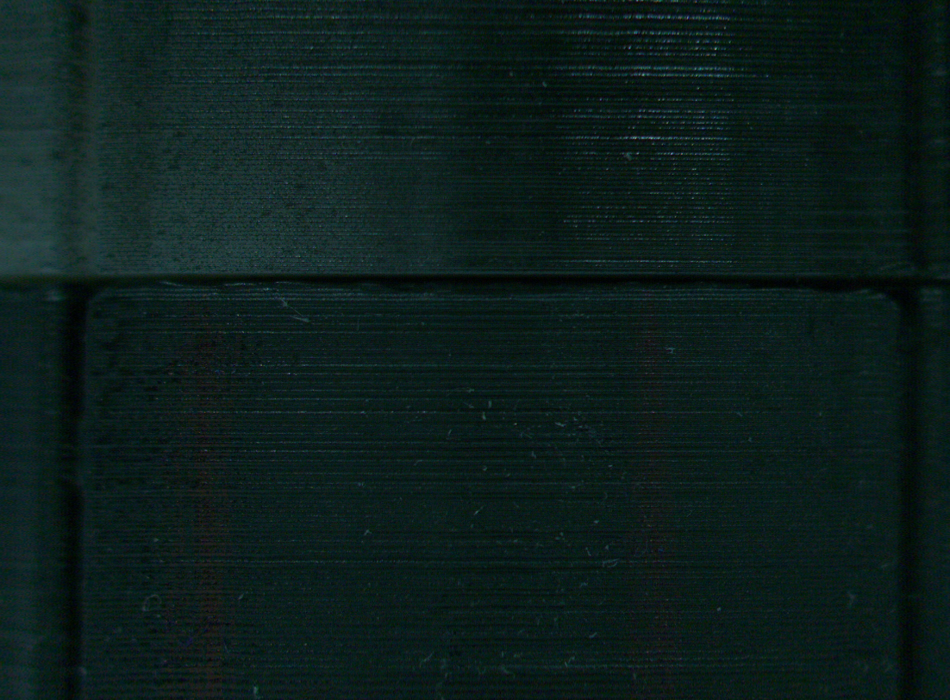
#> input picture final22.jpg, 1900 x 1400 px (shown at 1/2 size)
$ python mearge.py
#> lines starting #> are read from the running program, lines starting #| are printed output that depends on the picture
import cv2
import numpy as np
img1=cv2.imread("final22.jpg")
#> img1 is the input picture: shape (1400, 1900, 3); mean B, G, R 27.3, 29.8, 12.5
img2=cv2.imread("final23.jpg")
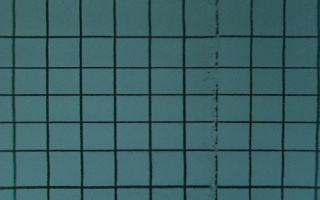
#> input picture final23.jpg, 320 x 200 px
#> img2 is the input picture: shape (200, 320, 3); mean B, G, R 101.2, 98, 59.4
img2=cv2.resize(img2,(img1.shape[1],img1.shape[0]))
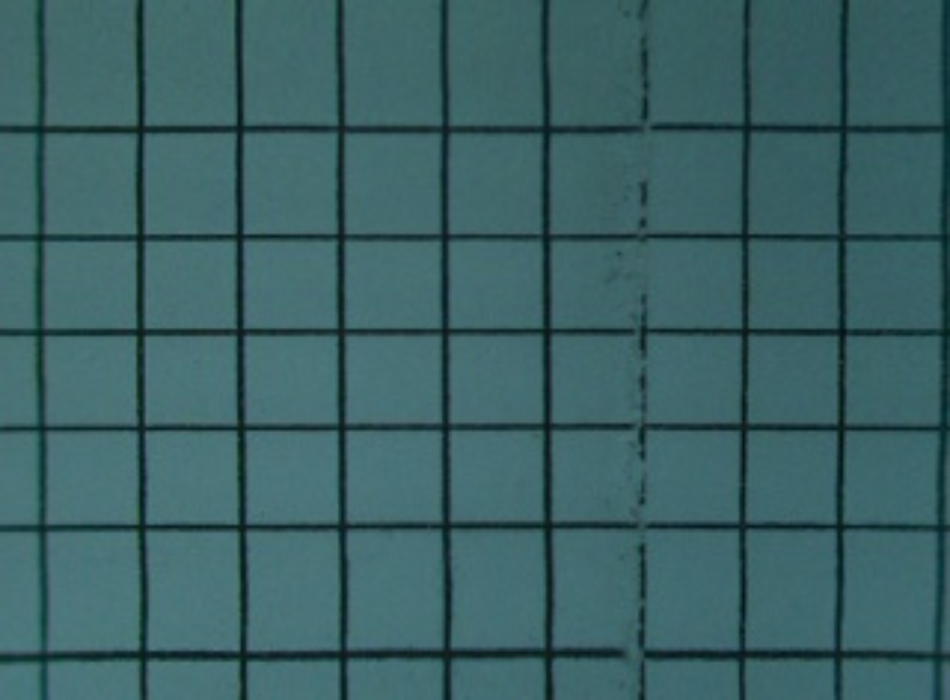
#> img2: shape (1400, 1900, 3) (shown at 1/2 size); mean B, G, R 101.1, 97.9, 59.3
img12=np.hstack((img1,img2))

print(img1.shape)
#| (1400, 1900, 3)
print(img2.shape)
#| (1400, 1900, 3)
# generate Gaussian pyramid for img1
img1_copy = img1.copy()
gp_img1 = [img1_copy]
for i in range(6):
    img1_copy = cv2.pyrDown(img1_copy)
    gp_img1.append(img1_copy)
#> this loop made 6 passes
#> pass 1, `img1_copy = cv2.pyrDown(img1_copy)`:
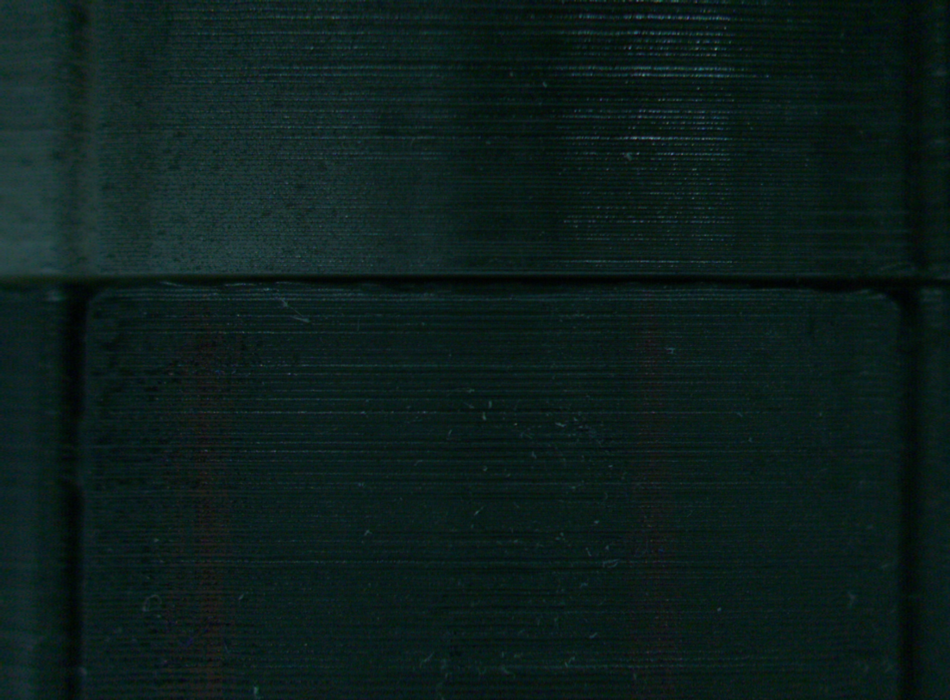
#> img1_copy: shape (700, 950, 3); mean B, G, R 27.3, 29.8, 12.5
#> after the loop, gp_img1 = 7 items

# generate Gaussian pyramid for img2
img2_copy = img2.copy()
gp_img2 = [img2_copy]
for i in range(6):
    img2_copy = cv2.pyrDown(img2_copy)
    gp_img2.append(img2_copy)
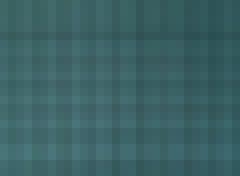
#> img2_copy: shape (22, 30, 3) (shown 8 times larger); mean B, G, R 101.2, 98, 59.5
#> after the loop, gp_img2 = 7 items

# generate Laplacian Pyramid for img1
img1_copy = gp_img1[5]
#> img1_copy: shape (44, 60, 3)
lp_img1 = [img1_copy]
for i in range(5, 0, -1):
    gaussian_expanded = cv2.pyrUp(gp_img1[i])

    Gp_img=cv2.resize(gp_img1[i-1],(gaussian_expanded.shape[1],gaussian_expanded.shape[0]))
    laplacian = cv2.subtract(Gp_img, gaussian_expanded)
    lp_img1.append(laplacian)
#> after the loop, lp_img1 = 6 items

# generate Laplacian Pyramid for img2
img2_copy = gp_img2[5]
#> img2_copy: shape (44, 60, 3)
lp_img2 = [img2_copy]
for i in range(5, 0, -1):
    gaussian_expanded = cv2.pyrUp(gp_img2[i])
    Gp_img=cv2.resize(gp_img2[i-1],(gaussian_expanded.shape[1],gaussian_expanded.shape[0]))
    laplacian = cv2.subtract(Gp_img, gaussian_expanded)
    lp_img2.append(laplacian)
#> this loop made 5 passes
#> pass 1, `laplacian = cv2.subtract(Gp_img, gaussian_expanded)`:
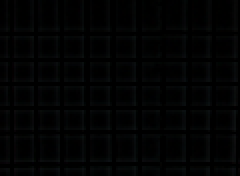
#> laplacian: shape (88, 120, 3) (shown 2 times larger); mean of channels 0, 1, 2 2.97, 2.85, 2.22; drawn as B, G, R
#> after the loop, lp_img2 = 6 items


# Now add left and right halves of images in each level
img1_img2_pyramid = []
n = 0
for img1_lap, img2_lap in zip(lp_img1, lp_img2):
    n += 1
    cols, rows, ch = img1_lap.shape
    laplacian = np.hstack((img1_lap, img2_lap))
    img1_img2_pyramid.append(laplacian)
#> this loop made 6 passes
#> (cols, rows) on passes 1 to 6: (44, 60), (88, 120), (176, 238), (350, 476), (700, 950), (1400, 1900)
#> pass 2, `laplacian = np.hstack((img1_lap, img2_lap))`:
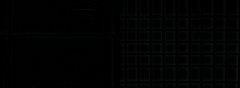
#> laplacian: shape (88, 240, 3); mean of channels 0, 1, 2 1.83, 1.72, 1.32; drawn as B, G, R
#> after the loop, img1_img2_pyramid = 6 items; n = 6
# now reconstruct
img1_img2_reconstruct = img1_img2_pyramid[0]
for i in range(1, 6):
    img1_img2_reconstruct = cv2.pyrUp(img1_img2_reconstruct)
    Gp_img=cv2.resize(img1_img2_pyramid[i],(img1_img2_reconstruct.shape[1],img1_img2_reconstruct.shape[0]))

    img1_img2_reconstruct = cv2.add(Gp_img, img1_img2_reconstruct)
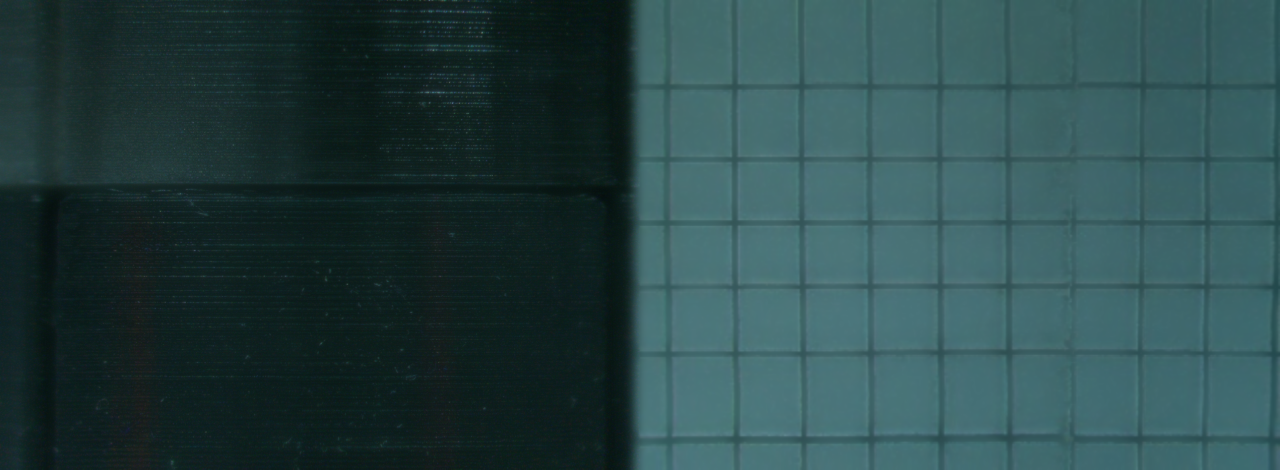
#> img1_img2_reconstruct: shape (1408, 3840, 3) (shown at 1/3 size); mean of channels 0, 1, 2 71.2, 69.9, 41.3; drawn as B, G, R


cv2.imshow("img1", img1)
cv2.imshow("img2", img2)
cv2.imshow("img1_img2_reconstruct", img1_img2_reconstruct)

cv2.imshow("imag12",img12)
cv2.waitKey(0)
cv2.destroyAllWindows()
